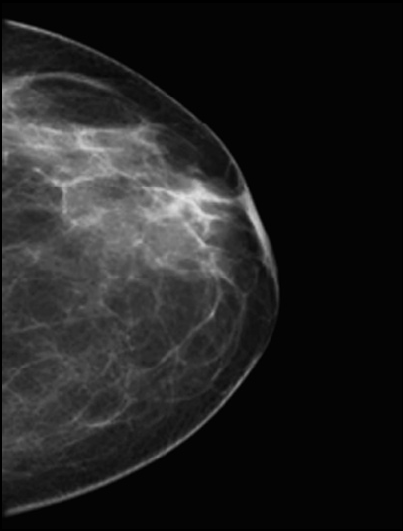
#> input picture mammogram.tif, 403 x 531 px
$ python TransformasiNegatif.py
#> lines starting #> are read from the running program, lines starting #| are printed output that depends on the picture
# F55121006_Felisya Brigita Tania Wong_A

#import modul yang dibutuhkan
import cv2

# baca gambar mammogram
img = cv2.imread("mammogram.tif", 0)
#> img is the input picture: shape (531, 403); min 0, max 228, mean 33.7

# mengubah gambar jadi negatif
img_1 = 255 - img
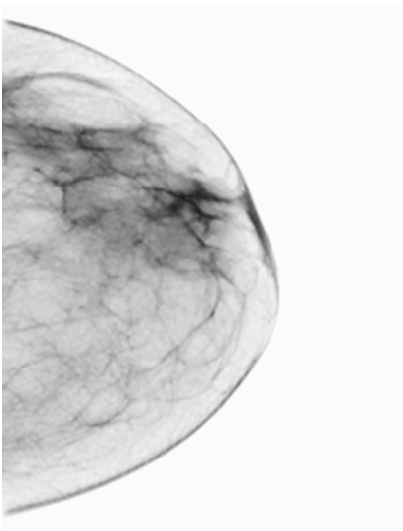
#> img_1: shape (531, 403); min 27, max 255, mean 221.3

cv2.imshow("Original Image", img)
cv2.imshow("Image Negative", img_1)

cv2.waitKey(0)
#> (the run stopped early here; a loop or call above may not have finished)
